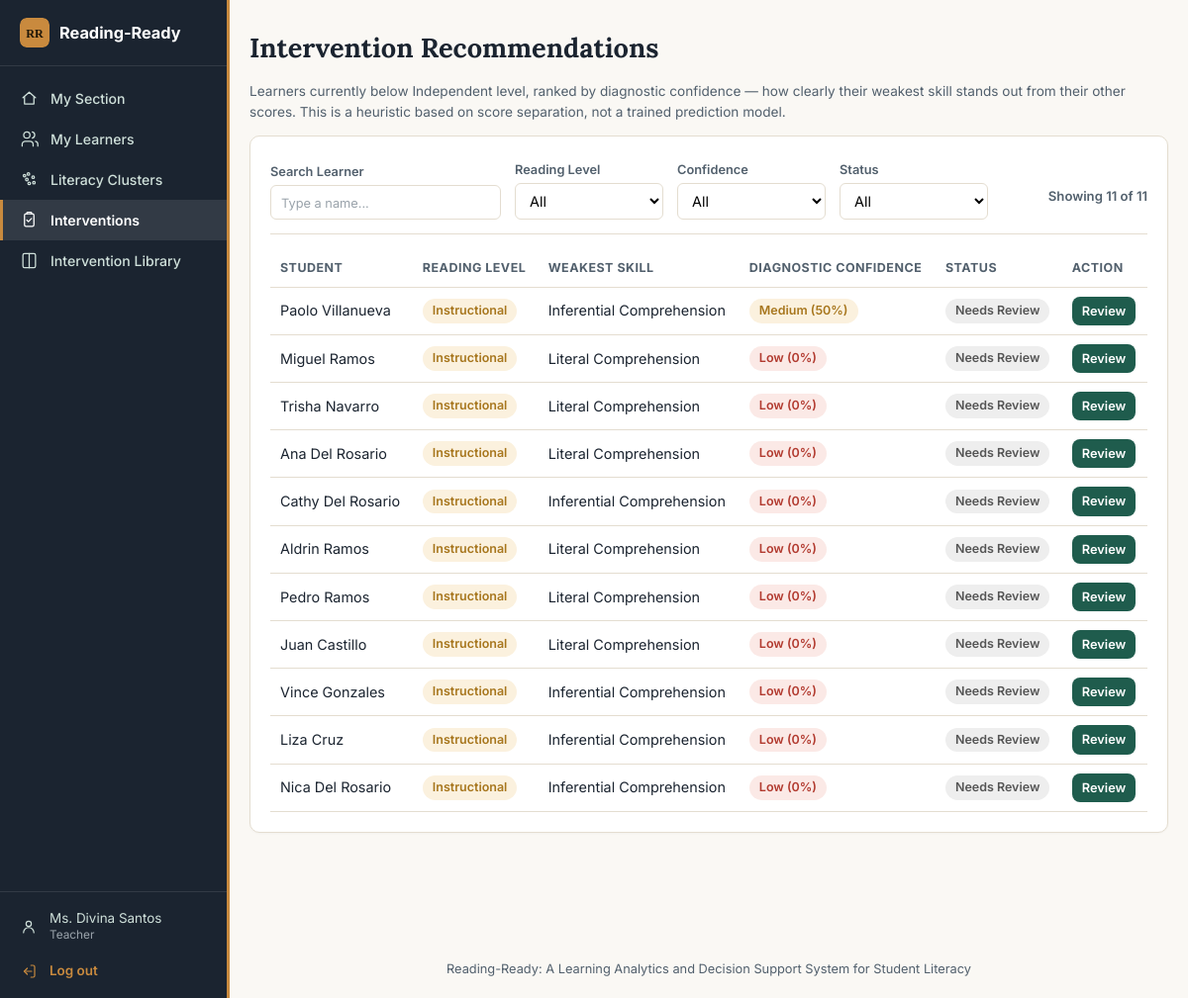
/teacher/interventions (signed in), run on the app's committed database.
### models.py (models this page shows, shortened)
class User(UserMixin, db.Model):
    id = db.Column(db.Integer, primary_key=True)
    username = db.Column(db.String(80), unique=True, nullable=False)
    email = db.Column(db.String(150), unique=True, nullable=True)
    password_hash = db.Column(db.String(255), nullable=False)
    full_name = db.Column(db.String(150), nullable=False)
    role = db.Column(db.String(20), nullable=False)
    school_id = db.Column(db.Integer, db.ForeignKey("school.id"), nullable=True)
    pending_school_name = db.Column(db.String(150), nullable=True)
    student_id = db.Column(db.Integer, db.ForeignKey("student.id"), nullable=True)
    status = db.Column(db.String(20), nullable=False, default="approved")
    requested_at = db.Column(db.DateTime, default=datetime.utcnow)
    reviewed_at = db.Column(db.DateTime, nullable=True)
    reviewed_by = db.Column(db.Integer, db.ForeignKey("user.id"), nullable=True)
    created_at = db.Column(db.DateTime, default=datetime.utcnow)
    school = db.relationship("School", foreign_keys=[school_id])
    student = db.relationship("Student", foreign_keys=[student_id])
    @property
    def is_active(self):
        return self.status == "approved"

class Student(db.Model):
    id = db.Column(db.Integer, primary_key=True)
    lrn = db.Column(db.String(20), unique=True, nullable=False)
    first_name = db.Column(db.String(80), nullable=False)
    last_name = db.Column(db.String(80), nullable=False)
    grade_level = db.Column(db.Integer, nullable=False)
    section_id = db.Column(db.Integer, db.ForeignKey("section.id"), nullable=False)
    sex = db.Column(db.String(10))
    assessments = db.relationship("Assessment", backref="student", lazy=True,
                                   order_by="Assessment.date_administered")
    gst_records = db.relationship("GroupScreeningTest", backref="student", lazy=True,
                                   order_by="GroupScreeningTest.date_administered")
    audio_logs = db.relationship("AudioLog", backref="student", lazy=True)
    @property
    def full_name(self):
        return f"{self.first_name} {self.last_name}".strip()

class Assessment(db.Model):
    id = db.Column(db.Integer, primary_key=True)
    student_id = db.Column(db.Integer, db.ForeignKey("student.id"), nullable=False)
    school_year = db.Column(db.String(9), nullable=False)
    term = db.Column(db.String(10), nullable=False)
    passage_grade_level = db.Column(db.Integer, nullable=True)
    word_recognition_correct = db.Column(db.Integer, nullable=False)
    word_recognition_total = db.Column(db.Integer, nullable=False)
    literal_correct = db.Column(db.Integer, nullable=False)
    literal_total = db.Column(db.Integer, nullable=False)
    inferential_correct = db.Column(db.Integer, nullable=False)
    inferential_total = db.Column(db.Integer, nullable=False)
    critical_correct = db.Column(db.Integer, nullable=False)
    critical_total = db.Column(db.Integer, nullable=False)
    reading_speed_wpm = db.Column(db.Float, nullable=False)
    teacher_override_pass = db.Column(db.Boolean, default=False, nullable=False)
    override_note = db.Column(db.Text, nullable=True)
    date_administered = db.Column(db.DateTime, default=datetime.utcnow)
    encoded_by = db.Column(db.Integer, db.ForeignKey("user.id"), nullable=True)
    @staticmethod
    def _pct(correct, total):
        if not total:
            return 0.0
        return round((correct / total) * 100, 1)
    @property
    def word_recognition_accuracy(self):
        return self._pct(self.word_recognition_correct, self.word_recognition_total)
    @property
    def comprehension_literal(self):
        return self._pct(self.literal_correct, self.literal_total)
    @property
    def comprehension_inferential(self):
        return self._pct(self.inferential_correct, self.inferential_total)
    @property
    def comprehension_critical(self):
        return self._pct(self.critical_correct, self.critical_total)
    @property
    def comprehension_avg(self):
        total_correct = self.literal_correct + self.inferential_correct + self.critical_correct
        total_items = self.literal_total + self.inferential_total + self.critical_total
        return self._pct(total_correct, total_items)
    @property
    def reading_level(self):
        tier = _percentage_tier(self.comprehension_avg)
        return {0: "Frustration", 1: "Instructional", 2: "Independent"}[tier]
    @property
    def weakest_skill(self):
        if self.reading_level == "Independent":
            return None
        scores = {
            "Word Recognition": self.word_recognition_accuracy,
            "Literal Comprehension": self.comprehension_literal,
            "Inferential Comprehension": self.comprehension_inferential,
            "Critical Comprehension": self.comprehension_critical,
        }
        return min(scores, key=scores.get)
    @property
    def diagnostic_confidence(self):
        if self.reading_level == "Independent":
            return None
        scores = sorted([
            self.word_recognition_accuracy,
            self.comprehension_literal,
            self.comprehension_inferential,
            self.comprehension_critical,
        ])
        gap = round(scores[1] - scores[0], 1)
        pct = min(100, round(gap / 40 * 100))
        if pct >= 66:
            label = "High"
        elif pct >= 33:
            label = "Medium"
        else:
            label = "Low"
        return {"score": pct, "label": label, "gap": gap}

### app.py (the view)
@app.route("/teacher/interventions")
@roles_required("teacher", "coordinator")
def intervention_recommendations():
    if current_user.role == "teacher":
        section = Section.query.filter_by(teacher_id=current_user.id).first()
        sections = [section] if section else []
    else:
        sections = Section.query.filter_by(school_id=current_user.school_id).all()
    worklist = []
    for sec in sections:
        for stu in sec.students:
            entry = _build_intervention_entry(stu)
            if entry:
                entry["section"] = sec
                worklist.append(entry)
    worklist.sort(key=lambda e: e["confidence"]["score"] if e["confidence"] else 0, reverse=True)
    return render_template("intervention_recommendations.html", worklist=worklist, sections=sections,
                            is_coordinator=(current_user.role == "coordinator"))

### templates/intervention_recommendations.html (shortened to what this page needs)
{% extends "base.html" %}
{% block content %}
<h1>Intervention Recommendations</h1>
<p class="subtle">
  Learners currently below Independent level, ranked by diagnostic confidence &mdash; how clearly
  their weakest skill stands out from their other scores. This is a heuristic based on score
  separation, not a trained prediction model.
</p>
{% if worklist %}
<div class="card">
  <div class="filter-bar">
    <div class="filter-field" style="min-width:220px;">
      <label>Search Learner</label>
      <input type="text" id="filterSearch" placeholder="Type a name...">
    </div>
    <div class="filter-field">
      <label>Reading Level</label>
      <select id="filterLevel">
        <option value="">All</option>
      </select>
    </div>
    <div class="filter-field">
      <label>Confidence</label>
      <select id="filterConfidence">
        <option value="">All</option>
      </select>
    </div>
    <div class="filter-field">
      <label>Status</label>
      <select id="filterStatus">
        <option value="">All</option>
      </select>
    </div>
    <div class="filter-summary" id="filterSummary"></div>
  </div>
  <div class="table-scroll">
    <table id="interventionsTable">
      <tr>
        <th>Student</th>{% if is_coordinator %}<th>Section</th>{% endif %}
        <th>Reading Level</th><th>Weakest Skill</th><th>Diagnostic Confidence</th><th>Status</th><th>Action</th>
      </tr>
      {% for entry in worklist %}
      <tr data-name="{{ entry.student.full_name|lower }}"
          data-level="{{ entry.latest_assessment.reading_level }}"
          data-confidence="{{ entry.confidence.label if entry.confidence else '' }}"
          data-status="{{ 'reviewed' if entry.reviewed else 'needs_review' }}">
        <td>{{ entry.student.full_name }}</td>
        <td><span class="badge badge-{{ entry.latest_assessment.reading_level }}">{{ entry.latest_assessment.reading_level }}</span></td>
        <td>{{ entry.latest_assessment.weakest_skill or '-' }}</td>
        <td>
          {% if entry.confidence %}
          <span class="badge badge-conf-{{ entry.confidence.label }}">{{ entry.confidence.label }} ({{ entry.confidence.score }}%)</span>
          {% else %}-{% endif %}
        </td>
        <td>
          {% if entry.reviewed %}
          <span class="badge badge-active">Reviewed</span>
          {% else %}
          <span class="badge badge-neutral">Needs Review</span>
          {% endif %}
        </td>
        <td><a class="btn btn-small" href="{{ url_for('intervention_detail', student_id=entry.student.id) }}">Review</a></td>
      </tr>
      {% endfor %}
    </table>
  </div>
</div>
{% else %}
<div class="card">
  <p class="subtle">No learners currently need intervention{{ ' across your school' if is_coordinator else ' in your section' }} &mdash; nice work!</p>
</div>
{% endif %}
{% endblock %}

### templates/base.html (shortened to what this page needs)
<!DOCTYPE html>
<html lang="en">
<head>
<link rel="stylesheet" href="{{ url_for('static', filename='css/style.css') }}">
<link rel="stylesheet" href="https://cdnjs.cloudflare.com/ajax/libs/sweetalert2/11.26.25/sweetalert2.min.css">
</head>
<body>
<div class="app-shell {{ 'has-sidebar' if current_user.is_authenticated else '' }}">
  {% if current_user.is_authenticated %}
  <aside class="sidebar" id="sidebar">
    <a class="sidebar-brand" href="{{ url_for('dashboard') }}">
      <img src="{{ url_for('static', filename='img/logo.svg') }}" alt="" class="sidebar-brand-mark">
      <span>Reading&#8209;Ready</span>
    </a>
    <nav class="sidebar-nav">
      {% if current_user.role == 'developer' %}
        <a href="{{ url_for('developer_dashboard') }}" class="{{ 'active' if request.endpoint == 'developer_dashboard' }}">
          <svg viewBox="0 0 24 24" fill="none" stroke="currentColor" stroke-width="1.6" stroke-linecap="round" stroke-linejoin="round"><rect x="3" y="3" width="7" height="7" rx="1"/><rect x="14" y="3" width="7" height="7" rx="1"/><rect x="14" y="14" width="7" height="7" rx="1"/><rect x="3" y="14" width="7" height="7" rx="1"/></svg>
          System Admin
        </a>
        <a href="{{ url_for('system_settings') }}" class="{{ 'active' if request.endpoint == 'system_settings' }}">
          <svg viewBox="0 0 24 24" fill="none" stroke="currentColor" stroke-width="1.6" stroke-linecap="round" stroke-linejoin="round"><line x1="4" y1="6" x2="20" y2="6"/><circle cx="9" cy="6" r="2"/><line x1="4" y1="12" x2="20" y2="12"/><circle cx="15" cy="12" r="2"/><line x1="4" y1="18" x2="20" y2="18"/><circle cx="9" cy="18" r="2"/></svg>
          System Settings
        </a>
        <a href="{{ url_for('audit_logs') }}" class="{{ 'active' if request.endpoint == 'audit_logs' }}">
          <svg viewBox="0 0 24 24" fill="none" stroke="currentColor" stroke-width="1.6" stroke-linecap="round" stroke-linejoin="round"><path d="M7 3h7l5 5v13H7Z"/><path d="M14 3v5h5"/><line x1="9" y1="13" x2="15" y2="13"/><line x1="9" y1="17" x2="15" y2="17"/></svg>
          Audit Logs
        </a>
        <a href="{{ url_for('external_resources') }}" class="{{ 'active' if request.endpoint and request.endpoint.startswith('external_resource') or request.endpoint == 'edit_external_resource' }}">
          <svg viewBox="0 0 24 24" fill="none" stroke="currentColor" stroke-width="1.6" stroke-linecap="round" stroke-linejoin="round"><circle cx="12" cy="12" r="9"/><line x1="2" y1="12" x2="22" y2="12"/><path d="M12 3a15 15 0 0 1 0 18a15 15 0 0 1 0-18Z"/></svg>
          External Resources
        </a>
      {% elif current_user.role == 'teacher' %}
        <a href="{{ url_for('teacher_dashboard') }}" class="{{ 'active' if request.endpoint == 'teacher_dashboard' }}">
          <svg viewBox="0 0 24 24" fill="none" stroke="currentColor" stroke-width="1.6" stroke-linecap="round" stroke-linejoin="round"><path d="M4 11 12 4l8 7"/><path d="M6 10v9h12v-9"/></svg>
          My Section
        </a>
        <a href="{{ url_for('teacher_students') }}" class="{{ 'active' if request.endpoint == 'teacher_students' }}">
          <svg viewBox="0 0 24 24" fill="none" stroke="currentColor" stroke-width="1.6" stroke-linecap="round" stroke-linejoin="round"><path d="M17 21v-2a4 4 0 0 0-4-4H7a4 4 0 0 0-4 4v2"/><circle cx="9" cy="7" r="4"/><path d="M23 21v-2a4 4 0 0 0-3-3.87"/><path d="M16 3.13a4 4 0 0 1 0 7.75"/></svg>
          My Learners
        </a>
        <a href="{{ url_for('literacy_clusters') }}" class="{{ 'active' if request.endpoint == 'literacy_clusters' }}">
          Literacy Clusters
        </a>
        <a href="{{ url_for('intervention_recommendations') }}" class="{{ 'active' if request.endpoint in ['intervention_recommendations', 'intervention_detail'] }}">
          <svg viewBox="0 0 24 24" fill="none" stroke="currentColor" stroke-width="1.6" stroke-linecap="round" stroke-linejoin="round"><rect x="6" y="4" width="12" height="16" rx="2"/><path d="M9 4V3a1 1 0 0 1 1-1h4a1 1 0 0 1 1 1v1"/><path d="M9 12l2 2 4-4"/></svg>
          Interventions
        </a>
        <a href="{{ url_for('intervention_library') }}" class="{{ 'active' if request.endpoint == 'intervention_library' }}">
          <svg viewBox="0 0 24 24" fill="none" stroke="currentColor" stroke-width="1.6" stroke-linecap="round" stroke-linejoin="round"><path d="M4 5a2 2 0 0 1 2-2h6v18H6a2 2 0 0 1-2-2Z"/><path d="M12 3h6a2 2 0 0 1 2 2v14a2 2 0 0 1-2 2h-6"/></svg>
          Intervention Library
        </a>
      {% endif %}
    </nav>
    <div class="sidebar-footer">
      <a href="{{ url_for('my_profile') }}" class="sidebar-footer-link {{ 'active' if request.endpoint == 'my_profile' }}">
        <svg viewBox="0 0 24 24" fill="none" stroke="currentColor" stroke-width="1.6" stroke-linecap="round" stroke-linejoin="round"><circle cx="12" cy="8" r="3.5"/><path d="M5 20a7 7 0 0 1 14 0"/></svg>
        <span>{{ current_user.full_name }}<small>{{ current_user.role|capitalize }}</small></span>
      </a>
      <a href="{{ url_for('logout') }}" class="sidebar-footer-link logout"
         onclick="return confirm('Are you sure you want to log out?');">
        <svg viewBox="0 0 24 24" fill="none" stroke="currentColor" stroke-width="1.6" stroke-linecap="round" stroke-linejoin="round"><path d="M15 4h3a2 2 0 0 1 2 2v12a2 2 0 0 1-2 2h-3"/><path d="M10 8l-4 4 4 4"/><line x1="6" y1="12" x2="16" y2="12"/></svg>
        <span>Log out</span>
      </a>
    </div>
  </aside>
  {% endif %}
  <div class="main-content">
    <main class="container">
      {% block content %}{% endblock %}
    </main>
    <footer class="footer">
      Reading-Ready: A Learning Analytics and Decision Support System for Student Literacy
    </footer>
  </div>
</div>
</body>
</html>

### data on the page
User: full_name "Ms. Divina Santos", role "Teacher"
Student: student.full_name "Paolo Villanueva"
Assessment: latest_assessment.reading_level "Instructional", latest_assessment "Inferential Comprehension"
Student: student.full_name "Miguel Ramos"
Assessment: latest_assessment.reading_level "Instructional", latest_assessment "Literal Comprehension"
Student: student.full_name "Trisha Navarro"
Assessment: latest_assessment.reading_level "Instructional", latest_assessment "Literal Comprehension"
Student: student.full_name "Ana Del Rosario"
Assessment: latest_assessment.reading_level "Instructional", latest_assessment "Literal Comprehension"
Student: student.full_name "Cathy Del Rosario"
Assessment: latest_assessment.reading_level "Instructional", latest_assessment "Inferential Comprehension"
Student: student.full_name "Aldrin Ramos"
Assessment: latest_assessment.reading_level "Instructional", latest_assessment "Literal Comprehension"
Student: student.full_name "Pedro Ramos"
Assessment: latest_assessment.reading_level "Instructional", latest_assessment "Literal Comprehension"
Student: student.full_name "Juan Castillo"
Assessment: latest_assessment.reading_level "Instructional", latest_assessment "Literal Comprehension"
Student: student.full_name "Vince Gonzales"
Assessment: latest_assessment.reading_level "Instructional", latest_assessment "Inferential Comprehension"
Student: student.full_name "Liza Cruz"
Assessment: latest_assessment.reading_level "Instructional", latest_assessment "Inferential Comprehension"
Student: student.full_name "Nica Del Rosario"
Assessment: latest_assessment.reading_level "Instructional", latest_assessment "Inferential Comprehension"

### other printed values
{{ entry.confidence.label }} "Medium" "Low" "Low" "Low" "Low" "Low" "Low" "Low" "Low" "Low" "Low"
{{ entry.confidence.score }} "50" "0" "0" "0" "0" "0" "0" "0" "0" "0" "0"
